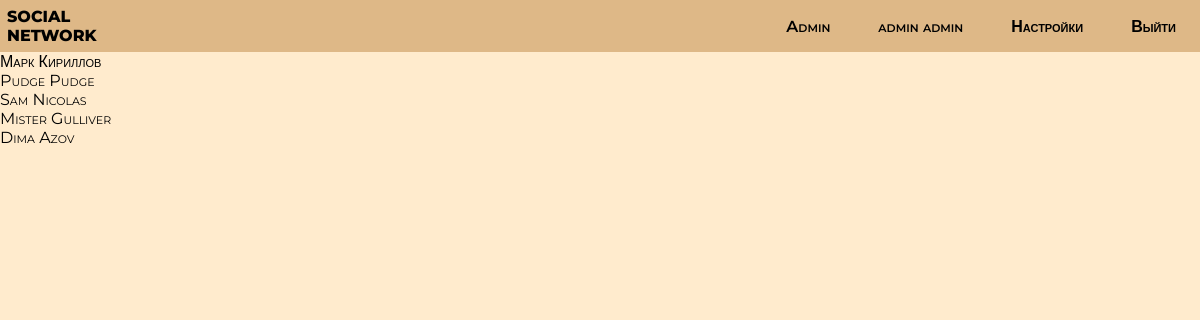
The page / (signed in) on the database its author committed.
### myPage/models.py (models this page shows, shortened)
class CustomUser(AbstractBaseUser):
    first_name = models.CharField(max_length=50,verbose_name='Имя')
    last_name = models.CharField(max_length=50,verbose_name='Фамилия')
    email = models.EmailField(unique=True,verbose_name='Электронная почта')
    birth_date = models.DateField(default=date(2000, 1, 1), verbose_name='Дата рождения')
    profile_image = models.ImageField(blank=True, upload_to="photos/%Y/%m/%d/", verbose_name='Фотография профиля')
    country = CountryField(blank_label="(select country)", blank=True, verbose_name='Страна')
    is_superuser = models.BooleanField(default=False,verbose_name='Суперюзер?')
    is_staff = models.BooleanField(default=False,verbose_name='Стафф?')
    USERNAME_FIELD = 'email'
    REQUIRED_FIELDS = ['first_name', 'last_name']
    objects = CustomUserManager()
    class Meta:
        verbose_name = 'Страница'
        verbose_name_plural = 'Страницы'

### myPage/views.py (the view)
# urls.py: path('', views.IndexView.as_view(), name='home'),
class IndexView(generic.ListView):
    template_name="myPage/index.html"
    context_object_name="users"
    def get_queryset(self):
        return User.objects.all()

### myPage/templates/myPage/index.html
{% extends 'myPage/base.html' %} {% block content %} {% if users %}
<ul>
  {% for user in users %} {% if not user.is_superuser %}
  <li>
    <a href="{% url 'myPage:profile' user.id %}">
      {{ user.first_name }} {{ user.last_name }}
    </a>
  </li>
  {% endif %} {% endfor %}
</ul>
{% endif %} {% endblock content %}

### myPage/templates/myPage/base.html (shortened to what this page needs)
{% load static %}
<!DOCTYPE html>
<html lang="en">
  <head>
    <link rel="stylesheet" href="{% static 'myPage/styles/style2.css' %}" />
    <link
      rel="stylesheet"
      href="https://cdnjs.cloudflare.com/ajax/libs/font-awesome/6.4.2/css/all.min.css"
 />
  </head>
  <body>
    <header>
      <h1><a href="{% url 'myPage:home' %}">SOCIAL NETWORK</a></h1>
      <nav>
        <ul class="navBar">
          {% if user.is_superuser %}
          <li class="navList"><a href="{% url 'admin:index' %}">Admin</a></li>
          {% endif %} {% if request.user.is_authenticated %}
          <li class="navList">
            <a href="{% url 'myPage:profile' request.user.id %}"
              >{{ request.user.first_name }} {{ request.user.last_name }}</a
            >
          </li>
          <li class="navList">
            <a href="{% url 'myPage:settings' user.id %}">Настройки</a>
          </li>
          <li class="navList">
            <a href="{% url 'register_app:logout' %}">Выйти</a>
          </li>
          {% endif %}
        </ul>
      </nav>
    </header>
    {% block content %} {% endblock %}
  </body>
</html>

### myPage/static/myPage/styles/style2.css (style rules this page uses)
* { width: 100%; font-family: 'Montserrat', sans-serif; overflow: hidden; margin: 0; padding: 0; }
body { display: flex; flex-direction: column; justify-content: center; background-color: blanchedalmond; }
header { display: flex; flex-wrap: nowrap; }
nav { background-color: burlywood; display: flex; align-items: center; font-weight: 600; }
.navBar { display: flex; flex-direction: row; justify-content: flex-end; text-align: center; list-style: none; padding: 0.5rem 0rem; }
.navList { width: fit-content; padding: 0 1.5rem; }
a { color: black; font-family: inherit; text-decoration-line: none; font-variant: small-caps; font-size: 16px; }
h1 { background-color: burlywood; padding: 7px; width: 6rem; font-size: 1rem; color: rgb(0, 0, 0); font-weight: 800; }

### rows shown on the page
CustomUser: user.first_name "admin", user.last_name "admin"
CustomUser: first_name "Марк", last_name "Кириллов"
CustomUser: first_name "Pudge", last_name "Pudge"
CustomUser: first_name "Sam", last_name "Nicolas"
CustomUser: first_name "Mister", last_name "Gulliver"
CustomUser: first_name "Dima", last_name "Azov"
